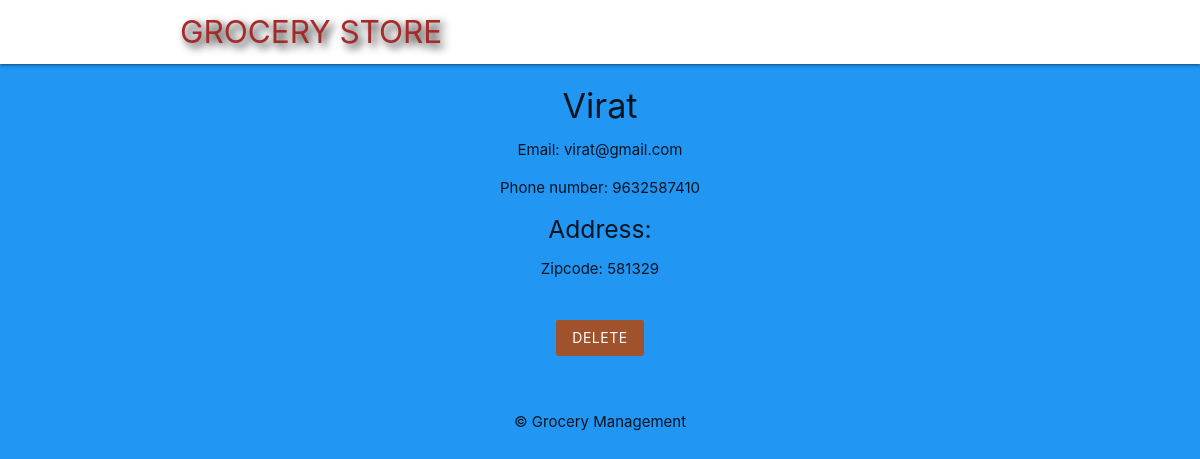
Screenshot of /c_details.php?id=1 with the database file from the repository.
### tables this page shows
CREATE TABLE `customer` (
  `customer_id` int(4) NOT NULL,
  `name` varchar(255) NOT NULL,
  `email` varchar(255) NOT NULL,
  `phone_no` bigint(10) NOT NULL,
  `zipcode` int(6) NOT NULL
);

### c_details.php (the view, shortened to what this page needs)
<?php
	include('config/db_connect_admin.php');
	if (isset($_GET['id'])) {
		$c_id = mysqli_real_escape_string($connect, $_GET['id']);
		$c_sql = "SELECT * FROM customer WHERE customer_id = $c_id ";
		$c_result = mysqli_query($connect, $c_sql);
		$customer = mysqli_fetch_assoc($c_result);
	}
 ?>
 <!DOCTYPE html>
 <html>
 	<?php include('templates/header.php'); ?>
 	<div class="container center darkslategray-text">
 		<?php if($customer): ?>
 			<h4><?php echo htmlspecialchars($customer['name']); ?></h4>
 			<p>Email: <?php echo htmlspecialchars($customer['email']); ?></p>
 			<p>Phone number: <?php echo htmlspecialchars($customer['phone_no']); ?></p>
 			<h5>Address: </h5>
 			<p>Zipcode: <?php echo htmlspecialchars($customer['zipcode']); ?></p>
 			<form action="c_details.php" method="POST">
 				<input type="submit" name="delete" value="Delete" class="btn brand z-depth-0">
 			</form>
 		<?php else: ?>
 			<h5>No such customer exist!</h5>
 		<?php endif; ?>
 	</div>
 	<?php include('templates/footer.php'); ?>
 </html>

### templates/header.php (style rules this page uses)
.brand { background: #A0522D !important; }
form { max-width: 460px; margin: 20px auto; padding: 20px; }

### rows the page displays
customer: name "Virat", email "virat@gmail.com", phone_no "9632587410", zipcode "581329"
